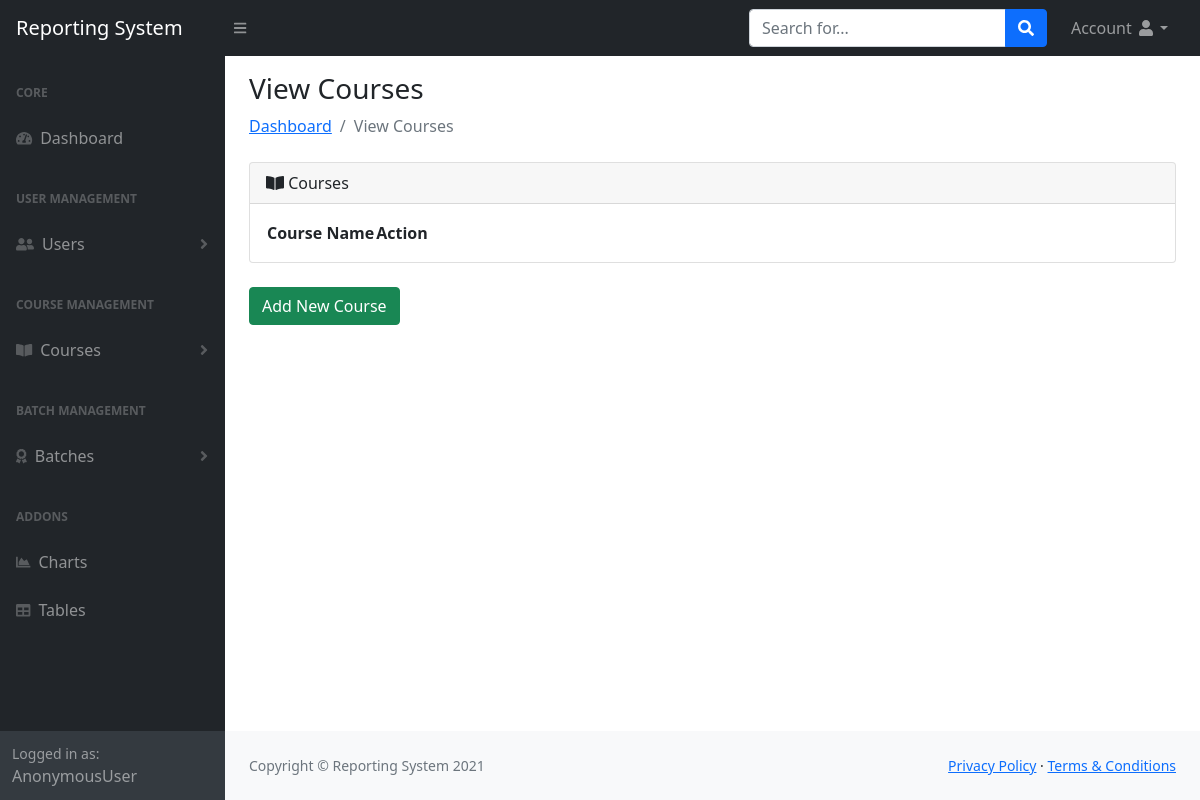
/head/courses/, run on an earlier commit of the app's database.
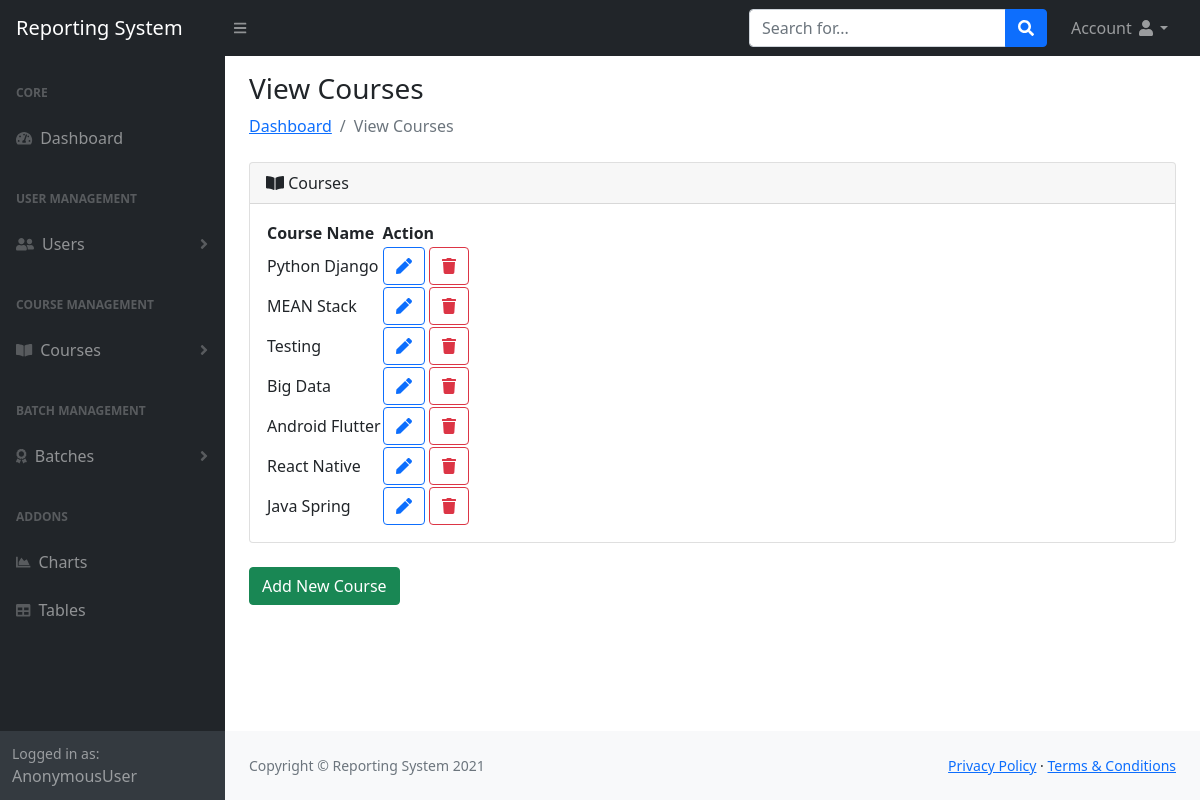
And on a later commit of the database.
### reporting/models.py (models this page shows, shortened)
class Course(models.Model):
    course_name = models.CharField(max_length=255)
    is_active = models.BooleanField(default=True)

### reporting/views.py (the view)
# urls.py: path('courses/', views.CourseList.as_view(), name='courselist'),
class CourseList(ListView):
    model = models.Course
    context_object_name = 'courses'
    template_name = 'reporting/course_list.html'

### templates/reporting/course_list.html
<!DOCTYPE html>
{% extends 'reporting/index.html' %}
{% load static %}
{% load widget_tweaks %}
{% block content %}
<div class="container-fluid px-4">
    <h3 class="mt-3">View Courses</h3>
    <ol class="breadcrumb mb-4">
        <li class="breadcrumb-item"><a href="{% url 'admindash' %}">Dashboard</a></li>
        <li class="breadcrumb-item active">View Courses</li>
    </ol>
    <div class="card mb-4">
        <div class="card-header">
            <i class="fas fa-book-open"></i>
            Courses
        </div>
        <div class="card-body">
            <table id="datatablesSimple">
                <thead>
                    <tr>
                        <th>Course Name</th>
                        <th>Action</th>
                    </tr>
                </thead>
                <tbody>
                    {% for course in courses %}
                    <tr>
                        <td>{{ course.course_name }}</td>
                        <td>
                            <a href="{% url 'courseedit' course.id %}" class="btn btn-outline-primary"><i class="fas fa-pen"></i></a>
                            <a href="" class="btn btn-outline-danger"><i class="fas fa-trash"></i></a>
                        </td>
                    </tr>
                    {% endfor %}
                </tbody>
            </table>
        </div>
    </div>
    <a href="{% url 'courseadd' %}" class="btn btn-success">Add New Course</a><br><br>
</div>
{% endblock %}

What changed in the data, as far as the page shows it:
added Course: course_name "Python Django"
added Course: course_name "MEAN Stack"
added Course: course_name "Testing"
added Course: course_name "Big Data"
added Course: course_name "Android Flutter"
added Course: course_name "React Native"
added Course: course_name "Java Spring"
